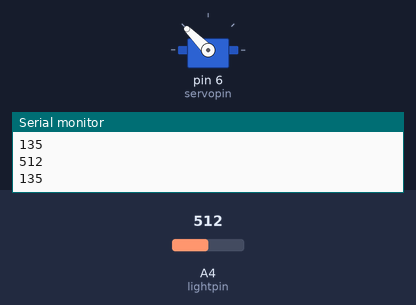
The sketch below on a simulated Arduino Uno, built with avr-gcc and run on an emulated ATmega328P. Shown: servo, the last lines printed to the serial monitor. The inputs (shaded band) are chosen by the test bench; at power-on: A4 (lightpin) = 512.

Above: at 1.2 s.
1.3 s: A4 (lightpin) set to 716
At 1.9 s:
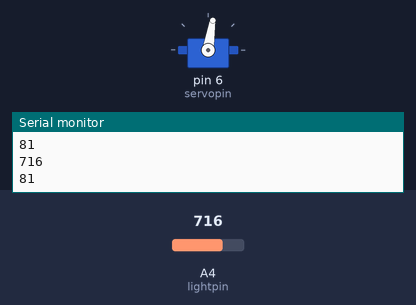
3.0 s: A4 (lightpin) set to 900
At 4.2 s:
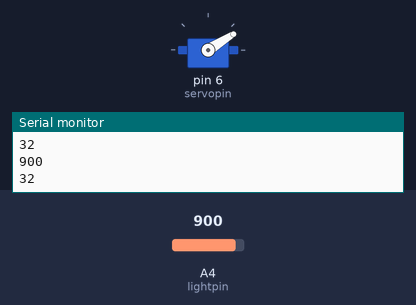
4.5 s: A4 (lightpin) set to 1023
At 5.6 s:
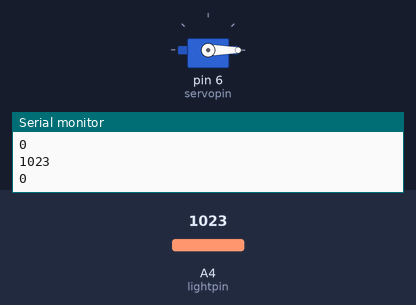
6.0 s: A4 (lightpin) set to 306
At 6.8 s:
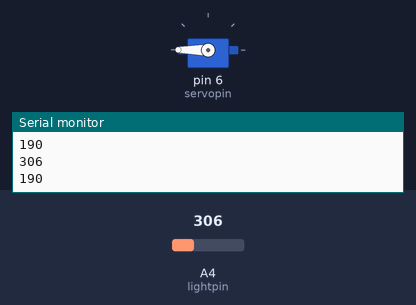
7.5 s: A4 (lightpin) set to 511
At 8.1 s:
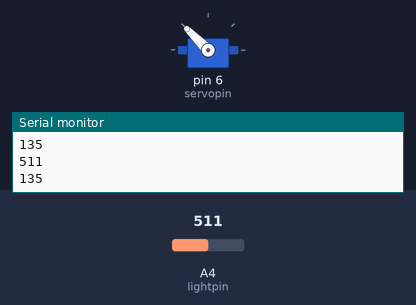
9.0 s: A4 (lightpin) set to 122
At 9.4 s:
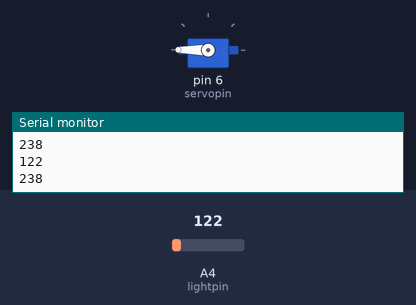
Timing chart, 0 to 11.5 s (numbered marks = the images above; inputs shaded):
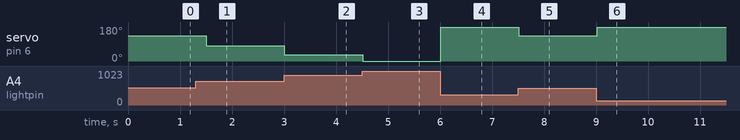

Measured:
- after the input at 1.3 s, servo on pin 6 (servopin): 135° → 81° after 0.20 s
- after the input at 3.0 s, servo on pin 6 (servopin): 81° → 32° at once
- after the input at 4.5 s, servo on pin 6 (servopin): 32° → 0° at once
- after the input at 6.0 s, servo on pin 6 (servopin): 0° → 180° at once
- after the input at 7.5 s, servo on pin 6 (servopin): 180° → 135° at once
- after the input at 9.0 s, servo on pin 6 (servopin): 135° → 180° at once

The sketch:

play_servo_motor1.ino
```cpp
#include <Servo.h>

int servopin = 6;
int servopos =0;
int lightpin=A4;
int photoval;
int angle;
Servo myservo;
int dt=250;

void setup()
{
  Serial.begin(9600);
  myservo.attach(servopin);
  pinMode(lightpin,INPUT);
  pinMode(servopin,OUTPUT);

}
void askservo(){
  Serial.print("what angle you want");
  while(Serial.available()==0){}
  servopos=Serial.parseInt();
  myservo.write(servopos);
}

void readphotoval(){
  photoval= analogRead(lightpin);
  //float volt = photoval * (5.0 / 1023.0);
  //Serial.print("voltage is: ");
  //Serial.println(volt);
  Serial.println(photoval);

}
void moveangle(){
  angle=(-0.265*photoval+271.193);
  myservo.write(angle);
  Serial.println(angle);

}
void loop()
{
  //askservo();
  readphotoval();
  moveangle();
  delay(dt);
}
```
